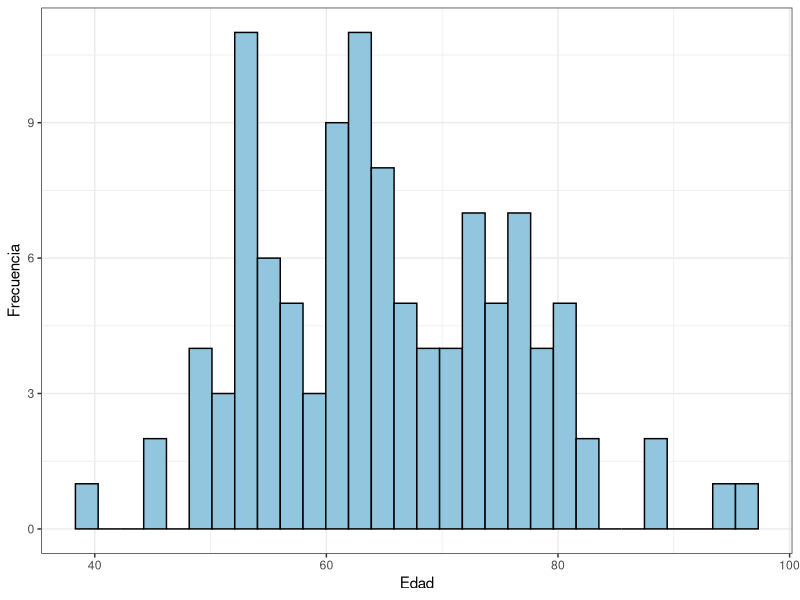
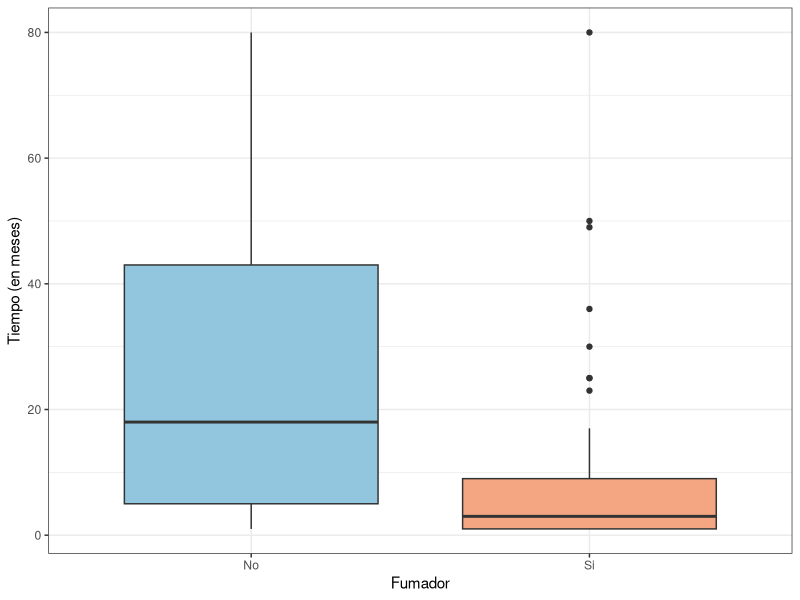
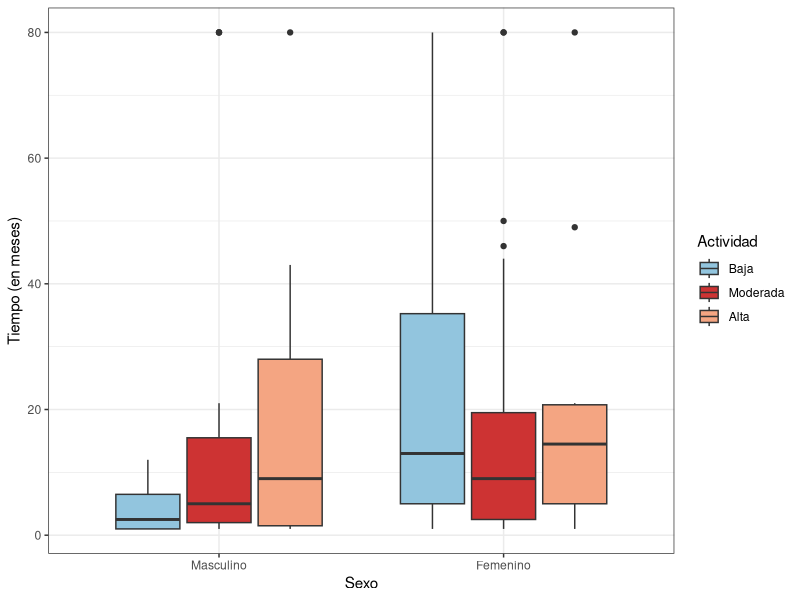
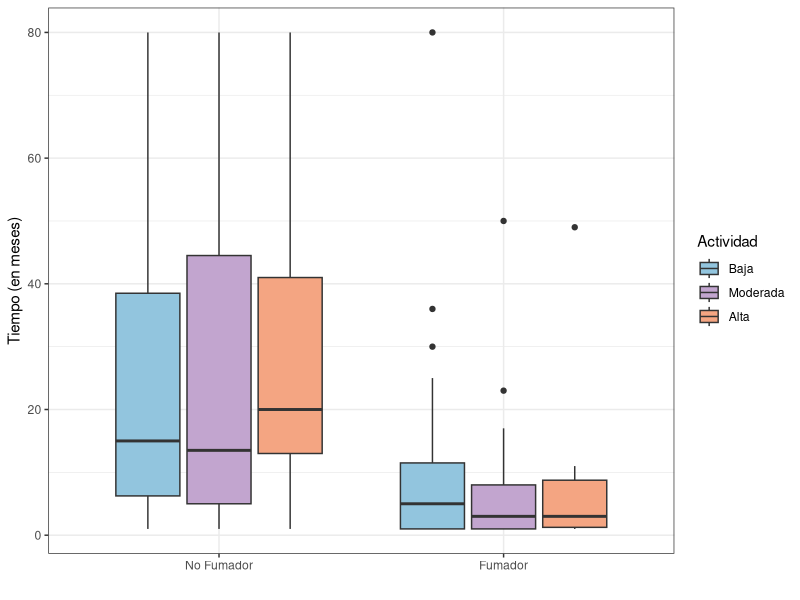
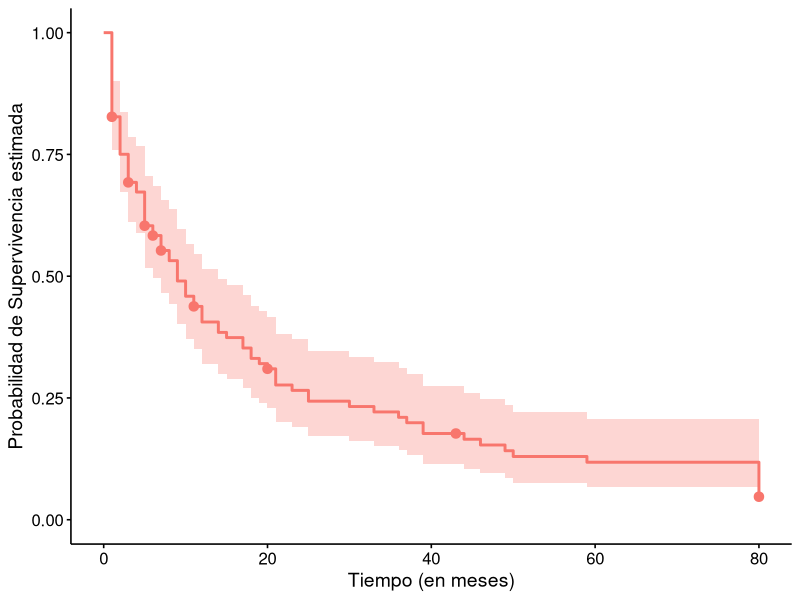
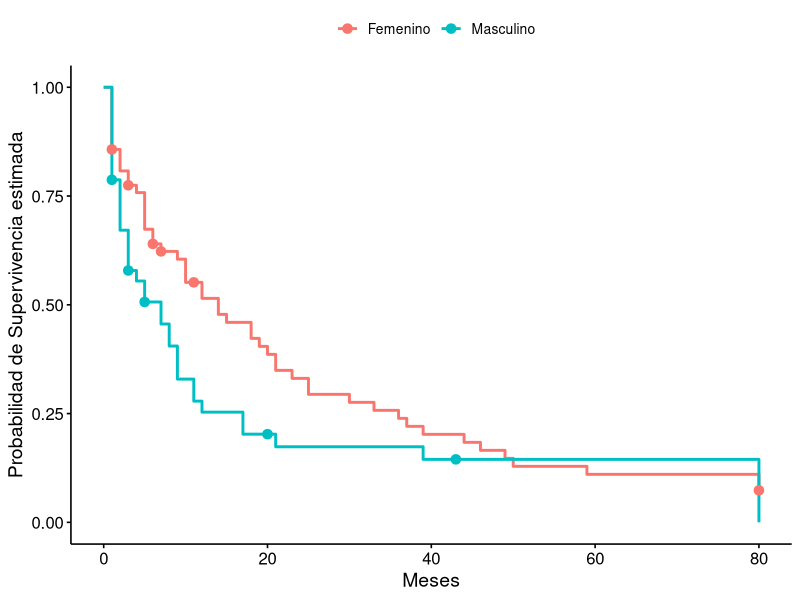
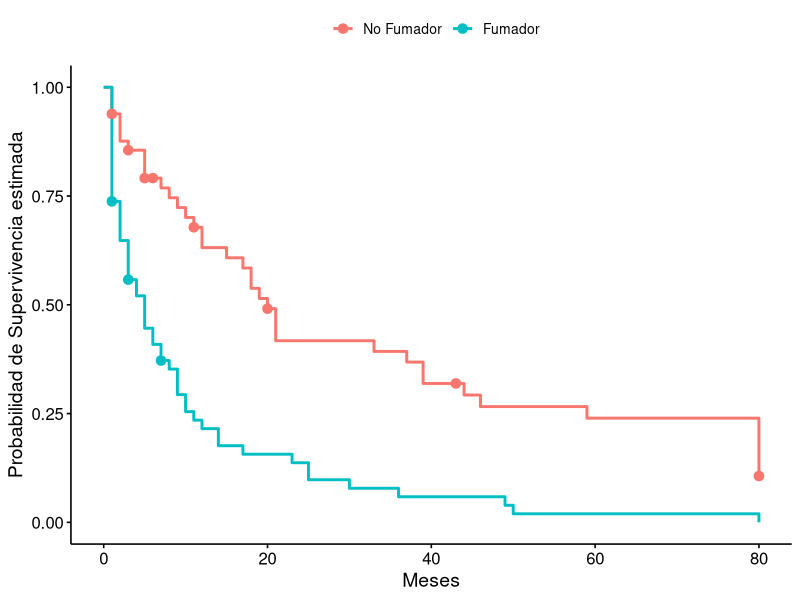
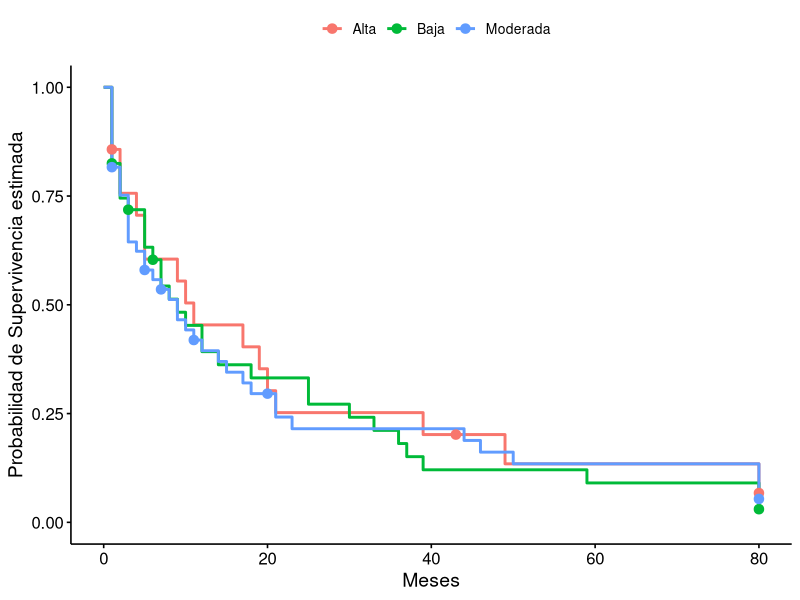

The R source for these figures, in order:
## ---- chunk 1
# TO DO: (alt + 127)
# ⌂ Introducción
# ⌂ Referenciar tablas
# ⌂ Centrar captions (de tablas y figuras)
# ⌂ Mejorar captions
# !(⌂) VER SI HAY QUE PONER TITULOS O NO EN LOS GRAFICOS
# !(⌂) Terminar de armar modelos y elegir uno
# !(⌂) RH, IC, etc
# !(⌂) Conclusiones



# YA ESTÁ HECHO (ignorar)
# PARA VER DE CATEGORIZAR COMORBILIDADES:
# Otro Estudio solo el 6% de los pacientes con enfermedad pulmonar obstructiva crónica no tenía otra afección médica crónica, con un promedio de 3.7 comorbilidades en pacientes con EPOC frente a 1.8 en controles sanos.
# 
# Otro estudio informó que más del 50% de una cohorte de 1522 pacientes con EPOC tenían 1 o 2 comorbilidades, el 15.8% tenía 3 o 4 comorbilidades y el 6.8% tenía 5 o más.
# FUENTE: https://scielo.isciii.es/scielo.php?script=sci_arttext&pid=S2529-850X2020001000010#B16

# Siento que dice cosas muy variadas VER QUE USAR
## ---- chunk 2
knitr::opts_chunk$set(
  warning = FALSE,
  message = FALSE, 
  echo = F,
  fig.pos = 'H',
  fig.align = "center"
)

options(scipen = 999)
## ---- chunk 3
# install.packages("bookdown")
library(readr)
library(tibble)
library(tidyverse)
library(dplyr)
library(knitr)
library(kableExtra)
library(RColorBrewer) # Paletas
library(survival)  # Manejo datos de supervivencia 
library(survminer) # Crear gráficos con la función ggsurvplot()
library(survMisc)  # Para realizar el test de tendencia
library(ggpubr)    # Manejo de gráficos con ggplot (o ggsurvplot)

# Para que las tablas, etc esté en español
# tinytex::tlmgr_install("babel-spanish")


## ---- chunk 4
# Somos el grupo 7 así que nos corresponde el dataset 7:

datos <- read_csv("conjunto_grupo_7.csv")
summary(datos)

## ---- chunk 5
# Para ver paletas de colores: (Me gustó la RdBu, pero decime voooos)
# display.brewer.all()

# Para ver cuántos colores tiene la paleta:
# brewer.pal.info["RdBu", "maxcolors"]

#  brewer.pal.info["PRGn", "maxcolors"]

# Para que los muestre:

# display.brewer.pal(n = 11, "RdBu")
# prgn <- brewer.pal(n = 11, name = "PRGn")
# barplot(rep(1, 11), col = prgn, names.arg = prgn, las = 2)


# Para los nombres de los colores:
# brewer.pal(n = 11, name = "RdBu")

# Para ver qué color es cuál:
 # colores <- brewer.pal(11, "RdBu")
 # barplot(rep(1, 11), col = colores, names.arg = colores, las = 2)


# VER de ponerles nombres
# colores <- brewer.pal(11, "RdBu")
# names(colores) <- c("RojoOscuro", "Rojo", "Rosa", "Salmón", "Beige",
#                     "Gris", "Celeste", "AzulClaro", "Azul", "AzulOscuro", "AzulMuyOscuro")


## ---- chunk 6

# Histograma:
ggplot(datos, aes(x = edad)) +
  geom_histogram(fill = "#92C5DE", color = "black") +
  theme_bw()+
  labs(y = "Frecuencia", x = "Edad")
## ---- chunk 7

datos %>% 
  group_by(sexo) %>% 
  # Para que ponga las primeras letras en mayúscula:
mutate(sexo = str_to_title(as.character(sexo))) %>% 
  summarise(n = n(),
            media = mean(tiempo),
            mediana = median(tiempo),
            sd = sd(tiempo)) %>% 
    mutate(
    across(where(is.numeric), # Para que sólo use 2 decimales
           ~round(.x, 2))) %>%
  kable(
    caption = "Medidas descriptivas de los pacientes de acuerdo a su sexo biológico",
    col.names = c("Sexo", "n", "Media", "Mediana", "Desvio estandar"),
    escape = F,
    label = "Tabla 1") %>%
  kable_styling(latex_options = "hold_position")


## ---- chunk 8

# Boxplot fumadores:
datos %>% 
  group_by(fumador) %>% 
  ggplot(aes(x = fumador, y = tiempo, fill = fumador)) + 
  geom_boxplot() +
  scale_fill_manual(values = c("#92C5DE", "#F4A582"))+
  labs (x = "Fumador", y = "Tiempo (en meses)") +
  scale_x_discrete(label = c("No", "Si")) +
  theme_bw() +
  theme(legend.position = "none") 

## ---- chunk 9

datos %>% 
  # str_to_title: Para que use los niveles de actividad con mayúscula la primera letra
  # factor(...., levels): para que las ordene
  mutate(
    actividad = str_to_title(as.character(actividad)), 
        actividad = factor(actividad,
                       levels = c("Alta", "Moderada", "Baja"))) %>% 
  group_by(actividad) %>% 
  summarise(
    n = n(),
    media = mean(tiempo),
    mediana = median(tiempo),
    sd = sd(tiempo)
  ) %>%
  mutate(
    across(where(is.numeric), # Para que sólo use 2 decimales
           ~round(.x, 2))) %>%
  kable(
    caption = "Medidas descriptivas de los pacientes de acuerdo a su nivel de actividad fisica",
    col.names = c("Actividad", "n", "Media", "Mediana", "Desvio estandar"),
    escape = F,
    label = "Tabla 2") %>%
  kable_styling(latex_options = "hold_position")
# responsive para que si usamos htlm se ajuste bien creo
# hold position para que no pase a otra hoja creo

## ---- chunk 10
# Comorbilidad:
# ggplot(datos, aes(x = tiempo, y = comorbilidades)) +
#   geom_count(aes(alpha = after_stat(n)), shape = 16, size = 3) +
#   scale_alpha(range = c(0.3, 1)) +
#   theme_bw()
## ---- chunk 11

datos <- datos %>% 
  mutate(comorbilidades = case_when(
    comorbilidades <= 2 ~ "pocas",
    (comorbilidades == 3 | comorbilidades == 4) ~ "moderadas",
    T ~ "muchas")) %>% 
   mutate(
    comorbilidades = str_to_title(as.character(comorbilidades)),
    comorbilidades = factor(comorbilidades,
                  levels = c("Pocas", "Moderadas", "Muchas"))) 
## ---- chunk 12
datos %>% 
  mutate(comorbilidades = factor(comorbilidades)) %>% 
  group_by(comorbilidades) %>% 
  summarise(
    n = n(),
    media = mean(tiempo),
    mediana = median(tiempo),
    sd = sd(tiempo)
  ) %>%
  mutate(
    across(where(is.numeric),
           ~round(.x, 2))) %>%
kable(
  caption = "Medidas descriptivas de los pacientes de acuerdo a la cantidad de comorbilidades que presentaron",
  col.names = c("Comorbilidades", "n", "Media", "Mediana", "Desvío estándar"),
  escape = FALSE
) %>% 
  kable_styling(latex_options = c("responsive", "hold_position"))


# Sólo hay una persona que presentó 7 comorbilidades así que no se puede calcular el desvío 

## ---- chunk 13

# Intento de boxplot sexo y actividad física
datos %>% 
  mutate(
    sexo = str_to_title(as.character(sexo)),
    sexo = factor(sexo,
                  levels = c("Masculino", "Femenino")),
        actividad = str_to_title(as.character(actividad)),
    actividad = factor(actividad,
         levels = c("Baja", "Moderada", "Alta"))) %>% 
  group_by(sexo, actividad) %>%
  ggplot(aes(x = sexo, y = tiempo, fill = actividad))+
  geom_boxplot()+
  scale_fill_manual(values = c("#92C5DE", "brown3","#F4A582"))  +
  labs(x = "Sexo",
       y = "Tiempo (en meses)",
       fill = "Actividad") +
  theme_bw() 

# le cambie el color porque la verdad no los diferenciaba, pero despues ponele el color que tenia
## ---- chunk 14

# Intento de actividad física y fumadores
datos %>% 
  mutate(
        actividad = str_to_title(as.character(actividad)),
    actividad = factor(actividad,
         levels = c("Baja", "Moderada", "Alta"))) %>% 
  group_by(fumador, actividad) %>%
  ggplot(aes(x = fumador, y = tiempo, fill = actividad))+
  geom_boxplot()+
  scale_fill_manual(values = c("#92C5DE", "#C2A5CF","#F4A582"))  +
  labs(x = "",
       y = "Tiempo (en meses)",
       fill = "Actividad") +
  scale_x_discrete(label = c("No Fumador", "Fumador")) +
  theme_bw() 

## ---- chunk 15
# Modelo para graficar
mod_0 <- survfit(Surv(tiempo, complicacion) ~ 1,
                 data = datos)
summary(mod_0)

# Modelo para hacer el test:
modc_0 <- coxph(Surv(tiempo, complicacion) ~ 1,
               ties = "breslow", data = datos)

## ---- chunk 16

ggsurvplot(fit = mod_0, data = datos,
           censor.shape = 20,
           xlab = "Tiempo (en meses)",
           ylab = "Probabilidad de Supervivencia estimada",
           legend = "none",
           legend.title = "Gr")

## ---- chunk 17
# Para graficar:
# Calcula la función de supervivencia
mod_1 <- survfit(Surv(tiempo, complicacion) ~ edad,
                 data = datos)
summary(mod_1)

## ---- chunk 18
# No está bueno, capaz podríamos categorizar para poder graficarlo VER nidea qué se hace para continuas 
# ggsurvplot(fit = mod_1, data = datos,
#            censor.shape = 20,
#            xlab = "Tiempo (en meses)",
#            ylab = "Probabilidad de Supervivencia estimada",
#            legend = "none",
#            legend.title = "")

## ---- chunk 19

# Haciendo el modelo de cox para edad:
modc_1 <- coxph(Surv(tiempo, complicacion) ~ edad, 
               ties = "breslow", data = datos)
summary(modc_1)
# Como los pvalue son muy chicos, RH0


# Test de verosimilitud:
# -2*log(reducido) - log(completo)
test_m1 <- -2*(modc_0$loglik - modc_1$loglik[2])

pchisq(test_m1, df=1, lower.tail = FALSE)

## ---- chunk 20
# Supervivencia para graficar
mod_2 <- survfit(Surv(tiempo, complicacion) ~ sexo,
                 data = datos)
summary(mod_2)
## ---- chunk 21

ggsurvplot(fit = mod_2, data = datos,
           censor.shape = 20,
           xlab = "Meses",
           ylab = "Probabilidad de Supervivencia estimada",
           legend.labs = c("Femenino", "Masculino"),
           legend.title = "")

## ---- chunk 22

# Haciendo el modelo de cox para sexo:
modc_2 <- coxph(Surv(tiempo, complicacion) ~ sexo, 
               ties = "breslow", data = datos)
summary(modc_2)


# Test de verosimilitud:
# -2*log(reducido) - log(completo)
-2*(modc_0$loglik[1] - modc_2$loglik[2])

pchisq(test_m1, df=1, lower.tail = FALSE)

## ---- chunk 23
# Modelo para graficar
mod_3 <- survfit(Surv(tiempo, complicacion) ~ fumador,
                 data = datos)
summary(mod_3)
## ---- chunk 24

ggsurvplot(fit = mod_3, data = datos,
           censor.shape = 20,
           xlab = "Meses",
           ylab = "Probabilidad de Supervivencia estimada",
           legend.labs = c("No Fumador", "Fumador"),
           legend.title = "")

## ---- chunk 25

# Haciendo el modelo de cox para sexo:
modc_3 <- coxph(Surv(tiempo, complicacion) ~ fumador, 
               ties = "breslow", data = datos)
summary(modc_3)


# Test de verosimilitud:
# -2*log(reducido) - log(completo)
-2*(modc_3$loglik[1] - modc_3$loglik[2])


## ---- chunk 26
# Modelo para graficar
mod_4 <- survfit(Surv(tiempo, complicacion) ~ actividad,
                 data = datos)
summary(mod_4)
## ---- chunk 27

# ORDENAR ALTA MODERADA BAJA O BAJA MODERADA ALTA
ggsurvplot(fit = mod_4, data = datos,
           censor.shape = 20,
           xlab = "Meses",
           ylab = "Probabilidad de Supervivencia estimada",
           legend.labs = c("Alta", "Baja", "Moderada"),
           legend.title = "")

## ---- chunk 28

# Haciendo el modelo de cox para sexo:
modc_4 <- coxph(Surv(tiempo, complicacion) ~ actividad, 
               ties = "breslow", data = datos)
summary(modc_4)


# Test de verosimilitud:
# -2*log(reducido) - log(completo)
-2*(modc_4$loglik[1] - modc_4$loglik[2])
## ---- chunk 29
# Modelo para graficar
# NO ME ACUERDO COMO CATEGORIZABA R VER QUE LO ESTEMOS PONIENDO IGUAL
mod_5 <- survfit(Surv(tiempo, complicacion) ~ comorbilidades,
                 data = datos)
summary(mod_5)

modc_5 <- coxph(Surv(tiempo, complicacion) ~ comorbilidades,
                data = datos, ties = "breslow")
summary(modc_5)

## ---- chunk 30

ggsurvplot(fit = mod_5, data = datos,
           censor.shape = 20,
           xlab = "Meses",
           ylab = "Probabilidad de Supervivencia estimada",
           legend.labs = levels(datos$comorbilidades),
           legend.title = "Comorbilidades")



## ---- chunk 31
 # VER SI PONER O NO, MEDIO QUE YA ESTA HECHO ARRIBA
modc_6 <- coxph(Surv(tiempo, complicacion) ~ edad + fumador, 
               ties = "breslow", data = datos)
summary(modc_6)

## ---- chunk 32
# Modelo reducido (edad) vs modelo completo(edad y fumadores)
-2*(modc_1$loglik[2] - modc_6$loglik[2])
## ---- chunk 33
# Modelo reducido (fumadores) vs modelo completo(edad y fumadores)
-2*(modc_3$loglik[2] - modc_6$loglik[2])
## ---- chunk 34
# Haciendo el modelo de cox para edad, fumador y sexo:
modc_7 <- coxph(Surv(tiempo, complicacion) ~ edad + fumador + sexo, 
               ties = "breslow", data = datos)
summary(modc_7)

-2 * (modc_6$loglik[2] - modc_7$loglik[2])

## ---- chunk 35

# Haciendo el modelo de cox para sexo:
modc_8 <- coxph(Surv(tiempo, complicacion) ~ edad + fumador + actividad, 
               ties = "breslow", data = datos)
summary(modc_8)


# Test de verosimilitud:
# -2*log(reducido) - log(completo)
-2*(modc_6$loglik[2] - modc_8$loglik[2])
## ---- chunk 36

# Haciendo el modelo de cox para sexo:
modc_9 <- coxph(Surv(tiempo, complicacion) ~ edad + fumador + comorbilidades, 
               ties = "breslow", data = datos)
summary(modc_9)


# Test de verosimilitud:
# -2*log(reducido) - log(completo)
-2*(modc_6$loglik[2] - modc_9$loglik[2])
